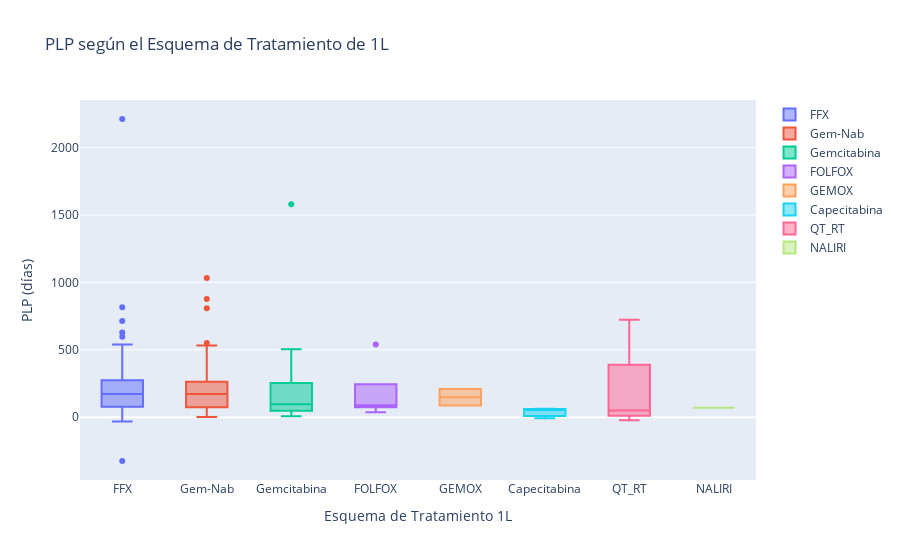

Notebook cell for this chart:
### Code cell
import plotly.graph_objects as go

# Mapping of schema numbers to labels
schema_labels = {
    1: 'FFX', 2: 'Gem-Nab', 3: 'Gemcitabina', 4: 'Capecitabina',
    5: 'FOLFIRI', 6: 'NALIRI', 7: 'FOLFOX', 8: 'CAPOX',
    9: 'GEMOX', 10: 'PEMBRO', 11: 'QT_RT', 12: 'Otro', 13: 'NA'
}

fig = go.Figure()

# Using '1L_Esquema' and '1L_PLP'
for schema in df['1L_Esquema'].unique():
    label = schema_labels.get(schema, schema)  # Get label from dict, fallback to the schema number
    fig.add_trace(go.Box(y=df[df['1L_Esquema'] == schema]['1L_PLP'], name=label))

fig.update_layout(
    title="PLP según el Esquema de Tratamiento de 1L",
    yaxis_title="PLP (días)",
    xaxis_title="Esquema de Tratamiento 1L"
)

fig.show()

### Figure 1 — Plotly figure (JSON) as saved in the notebook; plotly's stock layout.template omitted (floating-point values rounded to 4 significant figures)
{"data": [{"name": "FFX", "y": [45.0, 428.0, 61.0, 47.0, 172.0, 150.0, 596.0, 273.0, 273.0, 448.0, null, 115.0, 99.0, 71.0, 16.0, 374.0, 232.0, 8.0, 92.0, 132.0, 239.0, null, 69.0, 86.0, 76.0, 158.0, 20.0, 295.0, 356.0, 76.0, 394.0, 66.0, 34.0, -20.0, 629.0, 211.0, 48.0, 501.0, 114.0, 160.0, 54.0, 77.0, 106.0, 363.0, 203.0, -325.0, 429.0, 166.0, 78.0, 80.0, 124.0, 815.0, 394.0, 41.0, 79.0, 238.0, 2212.0, 120.0, 540.0, 371.0, 205.0, 279.0, null, null, -32.0, 218.0, 183.0, 204.0, 190.0, 13.0, 9.0, 206.0, 6.0, 30.0, 217.0, 382.0, 142.0, 334.0, 287.0, 240.0, 61.0, 253.0, 112.0, null, 179.0, 112.0, 328.0, 218.0, null, 84.0, null, 85.0, 151.0, 259.0, 212.0, 86.0, 284.0, 71.0, 336.0, 80.0, null, 714.0, 346.0, 208.0, 385.0, null, 84.0, 209.0, null, 93.0, 182.0, 273.0, 75.0, null, 274.0, 138.0, 252.0, 226.0], "type": "box"}, {"name": "Gem-Nab", "y": [171.0, 260.0, 245.0, 79.0, 79.0, 38.0, 83.0, 301.0, 104.0, 808.0, 53.0, 199.0, 84.0, 531.0, 431.0, 173.0, 877.0, 242.0, 23.0, 342.0, 12.0, 245.0, 275.0, 161.0, 225.0, 62.0, 76.0, 2.0, 42.0, 193.0, 20.0, 551.0, 37.0, 449.0, 100.0, 234.0, 81.0, null, 61.0, 110.0, 263.0, 13.0, 426.0, 62.0, 182.0, 21.0, 173.0, 6.0, 162.0, 427.0, 72.0, 304.0, 119.0, 33.0, 357.0, 48.0, 341.0, 425.0, 258.0, 259.0, 11.0, 398.0, 101.0, 1032.0, 120.0, 229.0, null, null, null, 421.0, 254.0, 74.0, 252.0, 191.0, 98.0, 86.0, 43.0, null, 127.0, 380.0, 234.0, null, null, null, null, 248.0, null, null, 97.0], "type": "box"}, {"name": "Gemcitabina", "y": [116.0, 265.0, 77.0, 97.0, 47.0, 41.0, 46.0, 504.0, 155.0, 141.0, 238.0, 87.0, 21.0, 91.0, 339.0, 197.0, 255.0, 193.0, 95.0, 272.0, 19.0, 7.0, 43.0, 8.0, 58.0, 67.0, 253.0, 81.0, null, null, 20.0, 326.0, 198.0, 81.0, 1580.0, 321.0], "type": "box"}, {"name": "FOLFOX", "y": [85.0, 540.0, 37.0, 147.0, 89.0], "type": "box"}, {"name": "GEMOX", "y": [86.0, 210.0], "type": "box"}, {"name": "Capecitabina", "y": [63.0, 56.0, -8.0, null], "type": "box"}, {"name": "QT_RT", "y": [43.0, 56.0, 723.0, null, -23.0, null], "type": "box"}, {"name": "NALIRI", "y": [70.0], "type": "box"}], "layout": {"title": {"text": "PLP según el Esquema de Tratamiento de 1L"}, "yaxis": {"title": {"text": "PLP (días)"}}, "xaxis": {"title": {"text": "Esquema de Tratamiento 1L"}}}}
